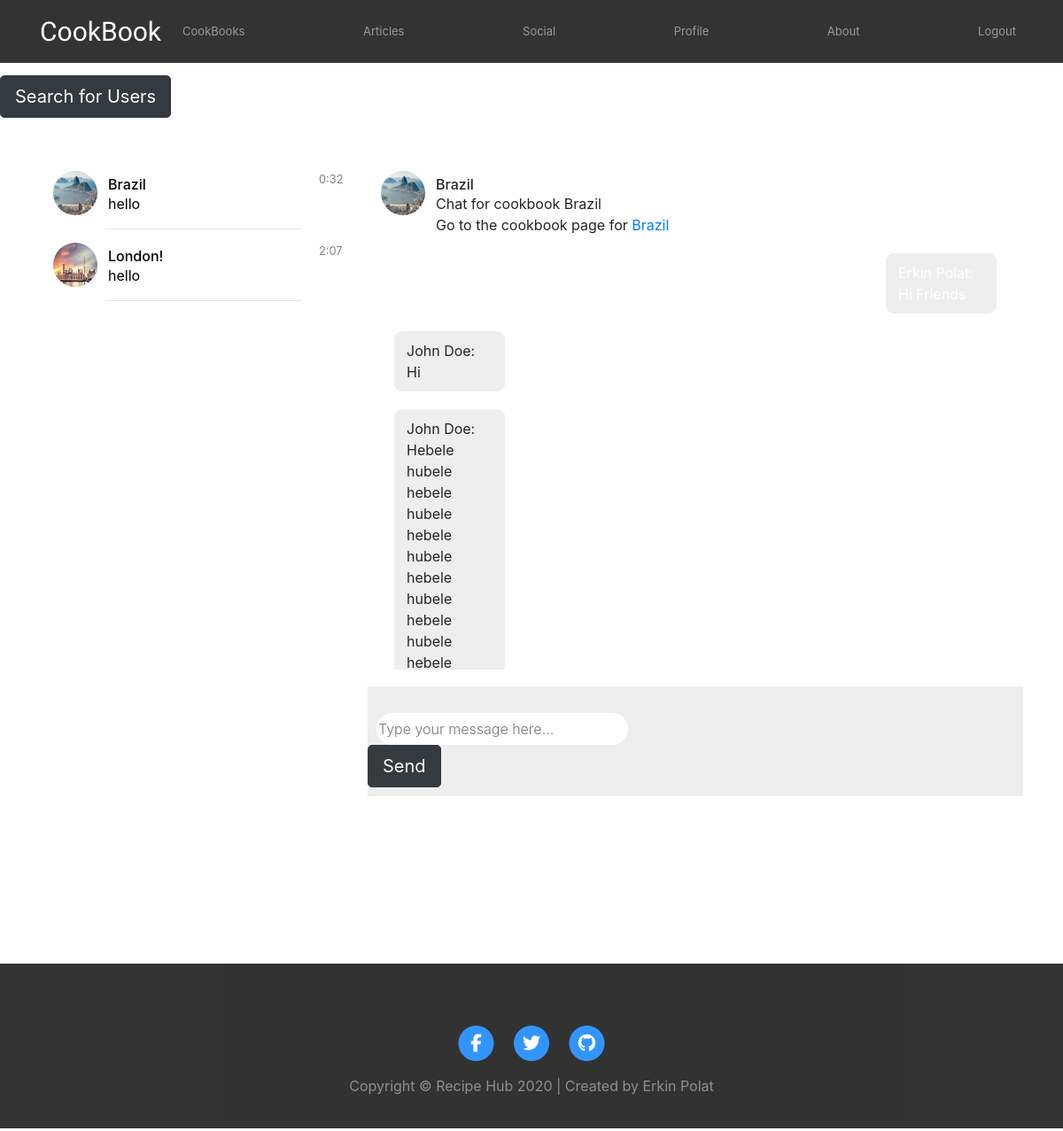
Screenshot of /chat/ (signed in) with the database file from the repository.
### chat/models.py (models this page shows, shortened)
class Chat(models.Model):
	users = models.ManyToManyField(settings.AUTH_USER_MODEL, related_name='users_chats', blank=True)
	description = models.TextField()
	cookbook = models.OneToOneField(CookBook, related_name='related_chat', on_delete = models.CASCADE)

class Message(models.Model):
	author = models.ForeignKey(User, related_name='author_messages', on_delete = models.CASCADE)
	content = models.TextField()
	timestamp = models.DateTimeField(auto_now_add=True)
	chat = models.ForeignKey('Chat', related_name='messages_in_chat', on_delete = models.CASCADE, default =1)

### recipes/models.py (models this page shows, shortened)
class CookBook(models.Model):
	user = models.ForeignKey(settings.AUTH_USER_MODEL, related_name='cookbooks_created', on_delete=models.CASCADE)
	title = models.TextField(max_length=200)
	collaborators = models.ManyToManyField(settings.AUTH_USER_MODEL, related_name='cookbooks_collaborating', blank=True)
	picture = models.ImageField(upload_to='cookbook/pictures/%Y/%m/%d/')
	template = models.ImageField(upload_to='cookbook/created/%Y/%m/%d/', blank=True)
	description = models.TextField(blank=True)
	slug = models.SlugField(max_length=200, blank=True)
	created = models.DateField(auto_now_add=True, db_index=True)
	def get_absolute_url(self):
		return reverse('recipes:cookbook_detail', args=[self.id, self.slug])

### chat/views.py (the view)
# urls.py: path('', views.messages, name='messages'),
@login_required
def messages(request, id=None):
	conversations = request.user.users_chats.all()
	if id:
		chat = get_object_or_404(Chat, id=id)
	else:
		chat = conversations[0]
	messages = chat.messages_in_chat.all()
	if request.method == "POST":
		action = request.POST.get("message_content")
		user = request.user
		new_message = Message(author=user, content=action, chat=chat)
		new_message.save()
		return redirect(chat.get_absolute_url())
	return render(request, 'messages.html', {'conversations': conversations, 'chat': chat, 'messages': messages})

### chat/templates/messages.html (shortened to what this page needs)
{% extends "base.html" %}
{% block styles %}{% load static %}<link rel="stylesheet" href="{% static 'assets/css/message.css' %}">{% endblock %}
{% block content %}
  <form action="{% url 'search_users' %}" style="padding-top: 20px">
      <button class="btn btn-dark btn-lg" type="submit">Search for Users</button>
  </form>
  <div class="container" style="padding-top: 50px;">
    <div class="row no-gutters">
      <div class="col-md-4">
        <div class="scrollable">
          {% for conversation in conversations %}
            {% with lastmessage=conversation.messages_in_chat.last %}
              <a style="text-decoration: none; color: black;" href="{% url 'chat:messages_id' conversation.id %}">
                <div class="friend-drawer friend-drawer--onhover">
                  <img class="profile-image" src="{{ conversation.cookbook.picture.url }}">
                  <div class="text">
                    <h6>{{ conversation.cookbook.title }}</h6>
                    <p>{{ lastmessage.content|truncatechars:30 }}</p>
                  </div>
                  <span class="time small">{{ lastmessage.timestamp|date:"G:i" }}</span>
                </div>
              </a>
              <hr>
            {% endwith %}
          {% endfor %}
        </div>
      </div>
      <div class="col-md-8">
        <div class="settings-tray">
          <div class="friend-drawer no-gutters friend-drawer--grey">
            <img class="profile-image" src="{{ chat.cookbook.picture.url }}">
            <div class="text">
              <h6>{{ chat.cookbook.title }}</h6>
              <p>
                {{ chat.description }}
                <br>
                Go to the cookbook page for <a href="{{ chat.cookbook.get_absolute_url }}">{{ chat.cookbook.title }}</a>
              </p>
            </div>
          </div>
        </div>
        <div class="chat-pannel">
            <div class="scrollable">
              {% for message in messages %}
                {% if request.user == message.author %}
                  <div class="row no-gutters">
                    <div class="col-md-3 offset-md-9">
                      <div class="chat-bubble">
                      </div>
                    </div>
                  </div>
                {% else %}
                  <div class="row no-gutters">
                    <div class="col-md-3">
                      <div class="chat-bubble">
                        {{ message.author.first_name|title }} {{ message.author.last_name|title }}: {{ message.content }}
                      </div>
                    </div>
                  </div>
                {% endif %}
              {% endfor %}
            </div>
          </div>
          <div class="row">
            <div class="col-12">
              <div class="chat-box-tray">
                <form method="post" action="#" style="padding-top: 20px">
                    <div class="row">
                      <input type="text" name="message_content" placeholder="Type your message here...">
                      <button class="btn btn-dark btn-lg" type="submit">Send</button>
                    </div>
                </form>
              </div>
            </div>
          </div>
      </div>
    </div>
  </div>
{% endblock %}

### account/static/assets/css/styles.css (style rules this page uses)
html, body { height: 100%; }
body { padding-top: 65px; }

### account/static/assets/css/message.css (style rules this page uses)
.container { margin: 60px auto; background: #fff; padding: 0; border-radius: 7px; }
.profile-image { width: 50px; height: 50px; border-radius: 25px; }
.scrollable { height: 480px; overflow-y: scroll; }
hr { margin: 5px auto; width: 60%; }
.chat-bubble { padding: 10px 14px; background: #eee; margin:10px 30px; border-radius: 9px; position: relative; animation: fadeIn 1s ease-in; }

### rows the page displays
Chat: cookbook.picture (picture), cookbook "Brazil", messages_in_chat.last.content "hello", messages_in_chat.last.timestamp "0:32", description "Chat for cookbook Brazil"
Chat: cookbook.picture (picture), cookbook "London!", messages_in_chat.last.content "hello", messages_in_chat.last.timestamp "2:07"
Message: author.first_name "John", author.last_name "Doe", content "Hi"
Message: author.first_name "John", author.last_name "Doe", content "Hebele hubele hebele hubele hebele hubele hebele hubele hebele hubele hebele…"
